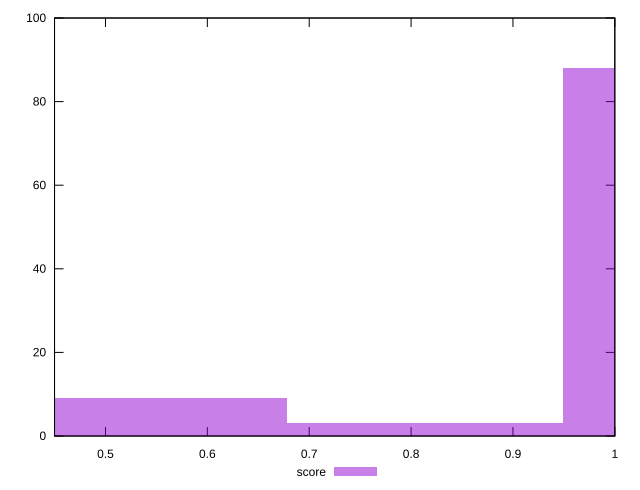

The gnuplot source for this figure:
reset

$score <<EOF
1.085026639446758 88
0.8137699795850686 3
0.542513319723379 9
EOF

set key outside below
set boxwidth 0.2712566598616895
set xrange [0.45:1]
set yrange [0:100]
set trange [0:100]
set style fill transparent solid 0.5 noborder
set terminal svg size 640, 490 enhanced background rgb 'white'
set output "reports/report_00028_2021-02-24T12-49-42.674Z/first-cpu-idle/samples/card/score/histogram.svg"

plot $score title "score" with boxes

reset
